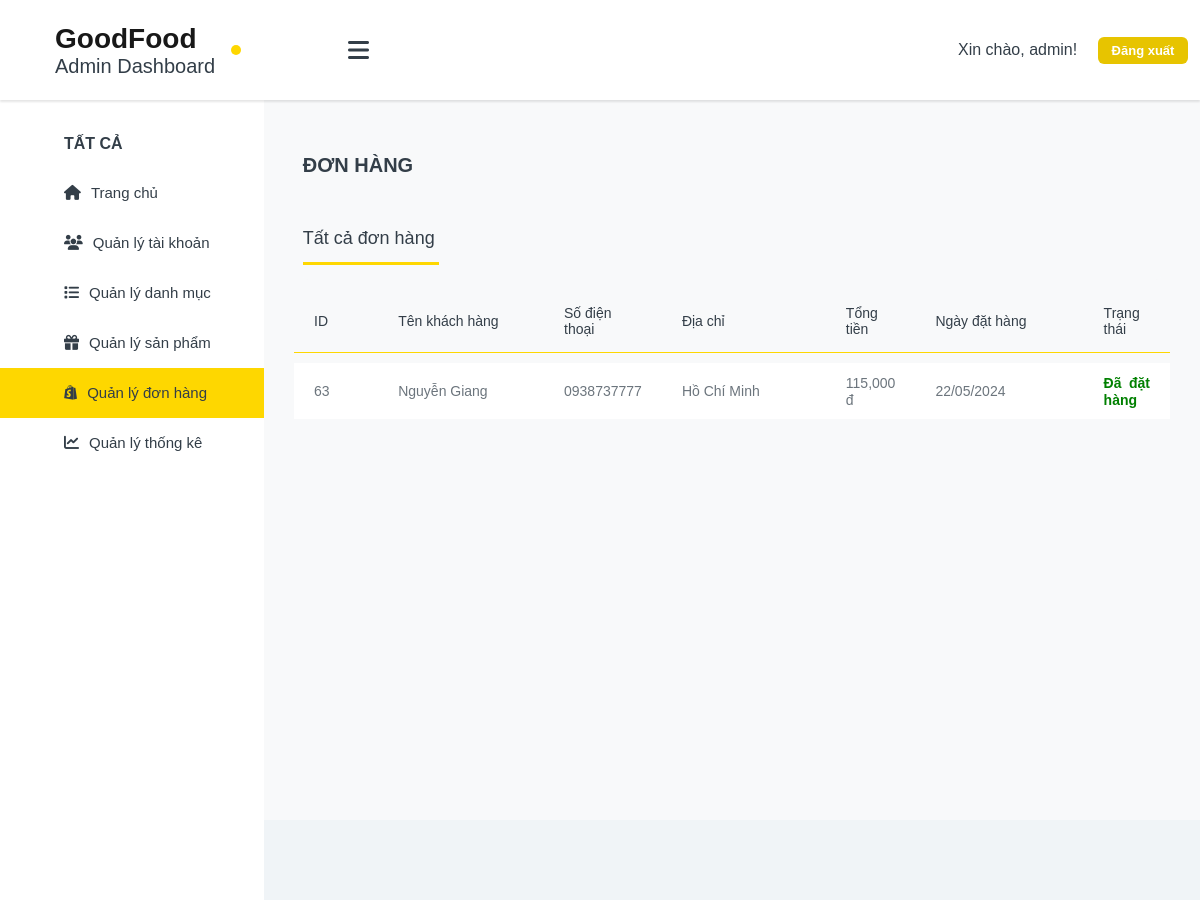
The page /admin/quanlydonhang.php (signed in) on the database its author committed.
### tables this page shows
CREATE TABLE `orders` (
  `ID` int(11) NOT NULL,
  `UserID` int(11) DEFAULT NULL,
  `OrderDate` timestamp NULL DEFAULT NULL,
  `TotalPrice` decimal(10,2) DEFAULT NULL,
  `Status` varchar(50) DEFAULT NULL,
  `CustomerName` varchar(255) NOT NULL,
  `Address` varchar(255) NOT NULL,
  `Phone` varchar(20) NOT NULL,
  `Email` varchar(255) NOT NULL
);

### admin/quanlydonhang.php (the view, shortened to what this page needs)
<?php
include_once "../admin/includes/header-admin.php";
include_once "../admin/includes/sidebar-admin.php";
include_once "../admin/includes/footer-admin.php";
?>
<article>
    <section id="section-quanlysanpham">
        <div class="list-product-container">
            <div class="list-title1">
                <div class="quanlysanpham-title">
                    <h2>ĐƠN HÀNG</h2>
                </div>
            </div>
            <div class="list-title2">
                <div class="quanlysanpham-search">
                    <div class="all-sanpham">
                        <h3 id="all-product">Tất cả đơn hàng</h3>
                    </div>
                    <div class="find-all">
                    </div>
                </div>
            </div>
            <div class="table-products">
                <table>
                    <thead>
                        <tr>
                            <th>ID</th>
                            <th>Tên khách hàng</th>
                            <th>Số điện thoại</th>
                            <th>Địa chỉ</th>
                            <th>Tổng tiền</th>
                            <th>Ngày đặt hàng</th>
                            <th>Trạng thái</th>
                        </tr>
                    </thead>
                    <tbody>
                        <?php
    $sql = "SELECT orders.ID, orders.CustomerName, orders.Phone, orders.Address, orders.TotalPrice, orders.OrderDate, orders.Status
            FROM orders
            ORDER BY orders.ID ASC";
    $result = mysqli_query($conn, $sql);
    if ($result->num_rows > 0) {
        while($row = $result->fetch_assoc()) {
            echo "<tr>";
            echo "<td class='small-column'>" . $row["ID"] . "</td>";
            echo "<td class='large-column'>" . $row["CustomerName"] . "</td>";
            echo "<td class='small-column'>" . $row["Phone"] . "</td>";
            echo "<td class='large-column'>" . $row["Address"] . "</td>";
            echo "<td class='small-column'>" . number_format($row["TotalPrice"], 0, '.', ',') . ' đ' . "</td>";
            echo "<td class='large-column'>" . date('d/m/Y', strtotime($row["OrderDate"])) . "</td>";
            $status = $row["Status"];
            if ($status == "Pending") {
                echo "<td class='small-column' style='color: green; font-weight: 700;'>Đã đặt hàng</td>";
            } else {
                echo "<td class='small-column'>" . $status . "</td>";
            }
                    }
    } else {
        echo "<tr><td colspan='3'>Không có đơn hàng nào.</td></tr>";
    }
?>
                    </tbody>
                </table>
            </div>
        </div>
    </section>
</article>

### admin/assets/css/admin.css (style rules this page uses)
* { margin: 0; padding: 0; box-sizing: border-box; }
body { font-family: "Poppins", sans-serif; }
html { scroll-behavior: smooth; }
:root { --primary: #3399ff; --secondary: #ebedef; --success: #51cc8a; --danger: #ef376e; --warning: #ffcc00; --info: #747af2; --light: #f0f4f7; --dark: #636f83; --text: #37383b; --white: #ffffff; --bs-blue: #0d6efd; --bs-indigo: #6610f2; --bs-purple: #6f42c1; --bs-pink: #d63384; --bs-red: #dc3545; --bs-orange: #fd7e14; --bs-yellow: #fed700; --bs-green: #198754; --bs-teal: #20c997; --bs-cyan: #0dcaf0; --bs-white: #fff; --bs-gray: #6c757d; --bs-ec-dark: #181818; --bs-ec-dark-body: #d9d9d9; --bs-primary: #fed700; --bs-ec-primary: #fed700; --bs-ec-primary-d: #e7c400; --bs-secondary: #6c757d; --bs-success: #198754; --bs-info: #0dcaf0; --bs-warning: #fed700; --bs-danger: #dc3545; --bs-light: #f8f9fa; --bs-dark: #333e48; --bs-dark1: #f5f5f5; --bs-dark2: #eaeaea; --bs-dark3: #f8f8f8; --bs-gradient: linear-gradient( 180deg, rgba(255, 255, 255, 0.15), rgba(255, 255, 255, 0) ); }
article { width: 78%; height: 100vh; background-color: var(--light); position: absolute; top: 100px; right: 0; }
.find-all { display: flex; justify-content: center; align-items: center; position: relative; width: 500px; height: 60px; }
.large-column { width: 40%; }
.small-column { width: 20%; }
#section-quanlysanpham { width: 100%; height: 90vh; background-color: var(--bs-light); display: flex; justify-content: center; align-items: flex-start; }
.list-product-container { width: 100%; height: auto; background-color: var(--bs-light); padding: 30px; }
.list-title1 { width: 98%; height: 70px; background-color: var(--bs-light); display: flex; justify-content: start; align-items: center; margin: 0 auto; }
.quanlysanpham-title h2 { font-size: 20px; font-weight: 700; color: var(--bs-dark); }
.list-title2 { width: 98%; height: 80px; background-color: var(--bs-light); display: flex; justify-content: space-between; align-items: center; border-radius: 5px; padding: 10px 0px; margin: 0 auto; }
.quanlysanpham-search { width: 100%; height: 60px; display: flex; justify-content: space-between; align-items: center; margin: 0 auto; position: relative; }
.all-sanpham { width: 136px; height: 50px; border-bottom: 3px solid var(--bs-ec-primary); display: flex; justify-content: start; align-items: center; }
.all-sanpham h3 { font-size: 18px; font-weight: 400; color: var(--bs-dark); }
.table-products table { border-collapse: 0; width: 100%; border-spacing: 0 10px; }
.table-products table thead tr th { padding: 15px 20px; font-size: 14px; font-weight: 500; color: var(--bs-dark); text-align: left; border-bottom: 1px solid var(--bs-ec-primary); }
.table-products table tbody tr td { text-align: justify; padding: 12px 20px 10px 20px; font-size: 14px; color: var(--bs-gray); background-color: var(--bs-white); line-height: 1.2; }
.large-column { width: 20%; }
.small-column { width: 10%; }

### rows shown on the page
orders: ID "63", CustomerName "Nguyễn Giang", Phone "0938737777", Address "Hồ Chí Minh", TotalPrice "115,000", OrderDate "22/05/2024", Status "Đã đặt hàng"

### other values the page prints
$_SESSION['username'] "admin"
